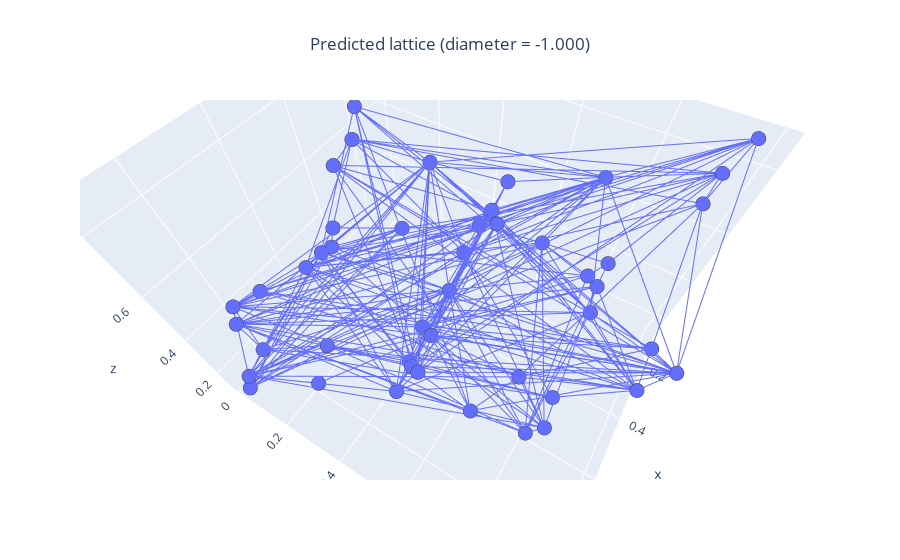

The cell this chart's notebook holds for it:
### Code cell
path = 'generated_mat/47node'
name = 'LatticeStiffness_lattice_0.npz'
# plot_origin_lattice_from_path(path,name)
plot_lattice_from_path(path, name)
